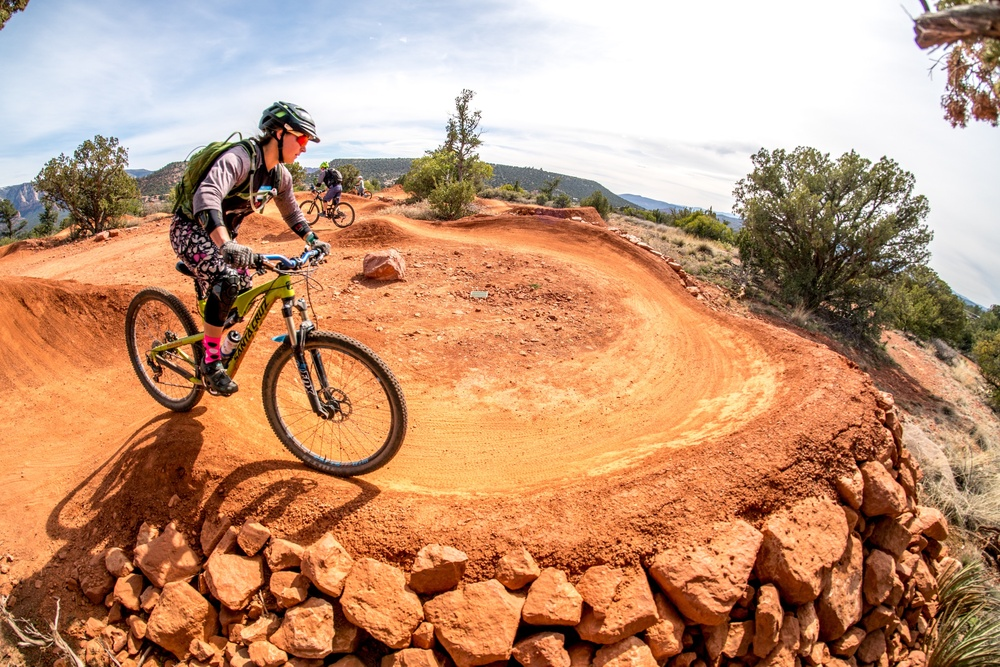
#> input picture img/1.jpg, 1000 x 667 px, shrunk from 3000 x 2000 before the run
$ python power_low_transformation.py
#> lines starting #> are read from the running program, lines starting #| are printed output that depends on the picture
from PIL import Image
import numpy as np
from pylab import *
img=Image.open('../img/1.jpg')
#> img is the input picture: PIL image 1000x667 RGB; mean R, G, B 192, 147.3, 117.4
figure(1)
img.show()
img1=img.convert('L')
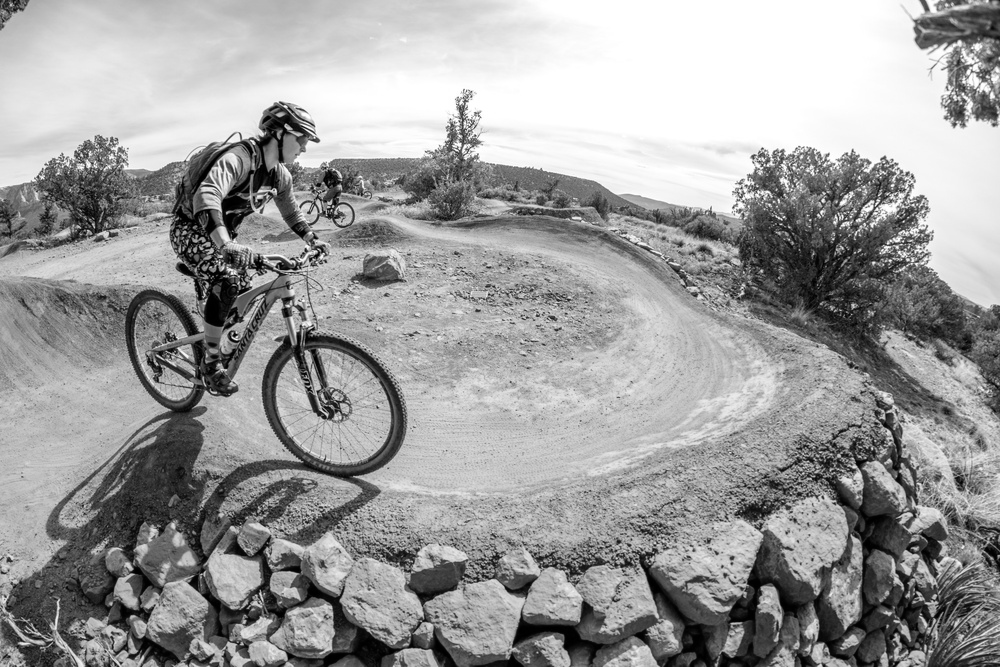
#> img1: PIL image 1000x667 L; min 0, max 255, mean 157.3
figure(2)
img1.show()
img_log=img1.point(lambda x:255*(x/255)**2)
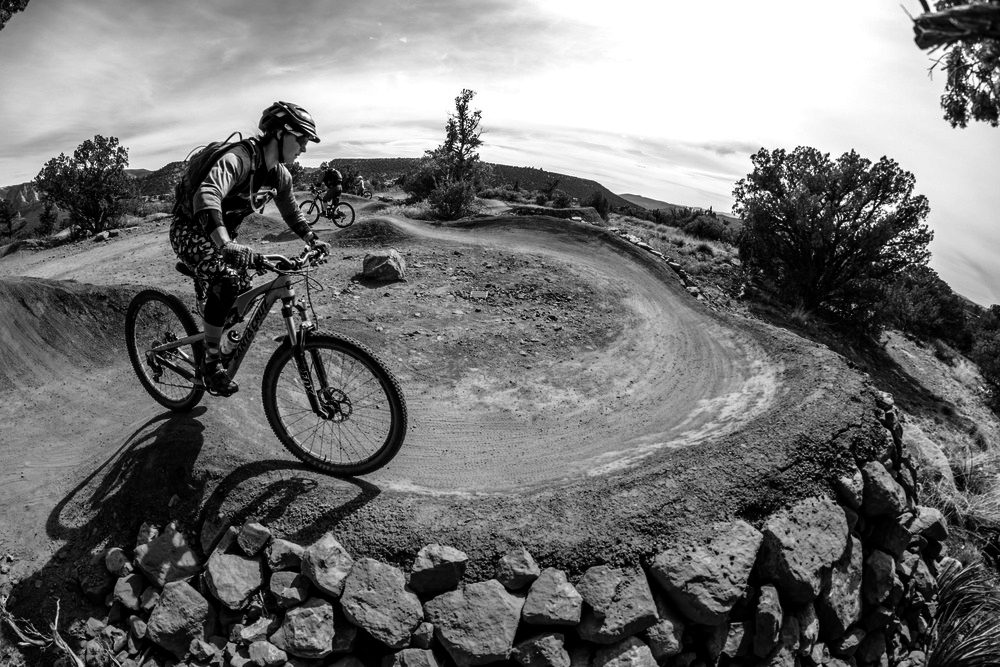
#> img_log: PIL image 1000x667 L; min 0, max 255, mean 115.8
figure(3)
img_log.show()

$ run again, with img/2.jpg copied over img/1.jpg
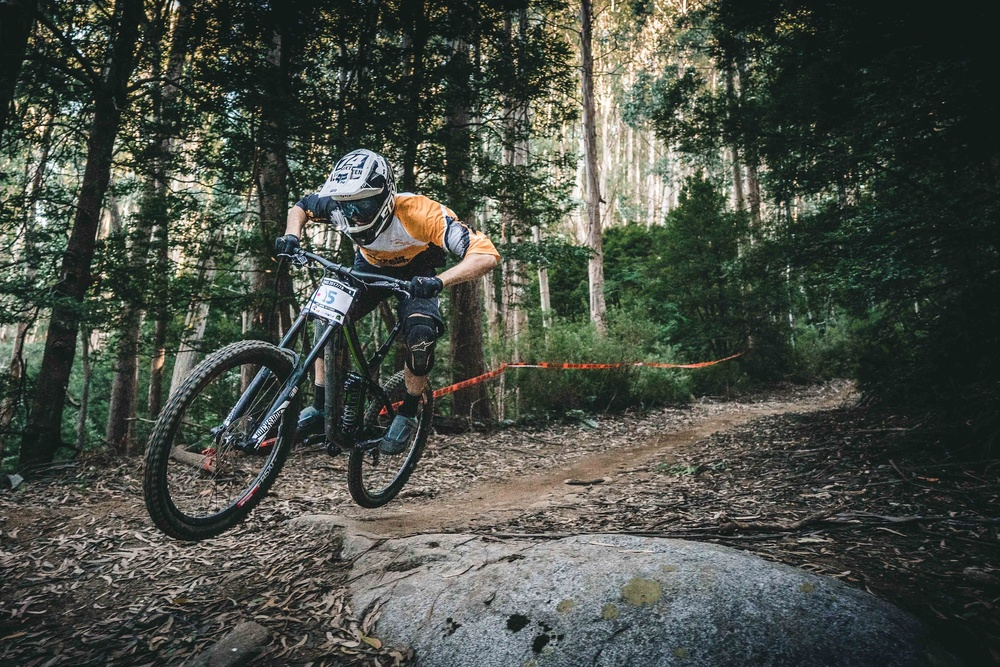
#> input picture img/2.jpg, 1000 x 667 px, shrunk from 3000 x 2001 before the run
#> img is the input picture: PIL image 1000x667 RGB; mean R, G, B 72.2, 77.4, 69.2
#> `img1=img.convert('L')`:
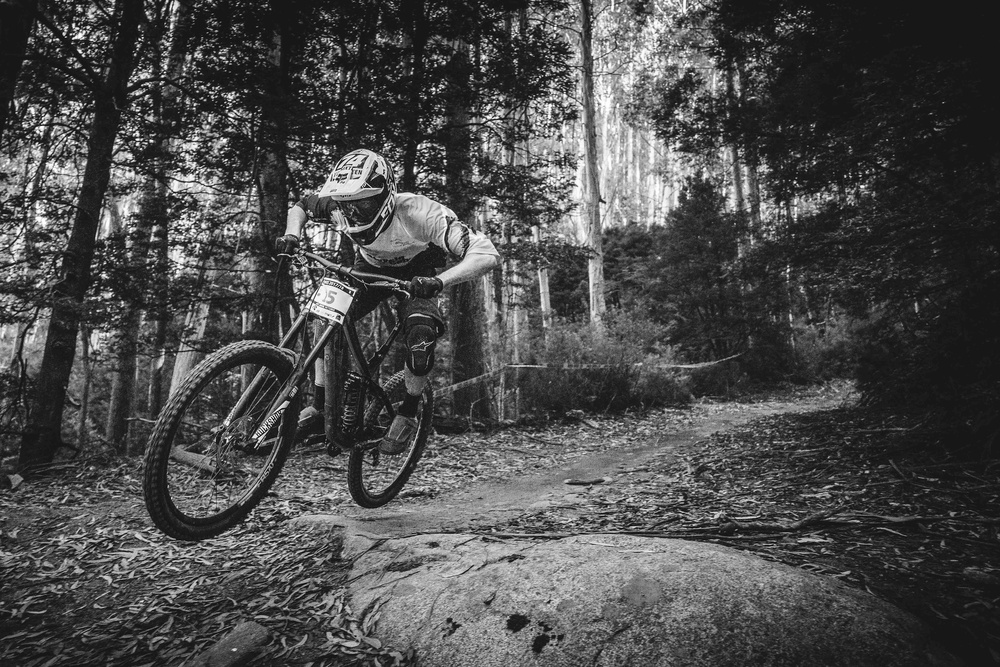
#> img1: PIL image 1000x667 L; min 1, max 255, mean 75
#> `img_log=img1.point(lambda x:255*(x/255)**2)`:
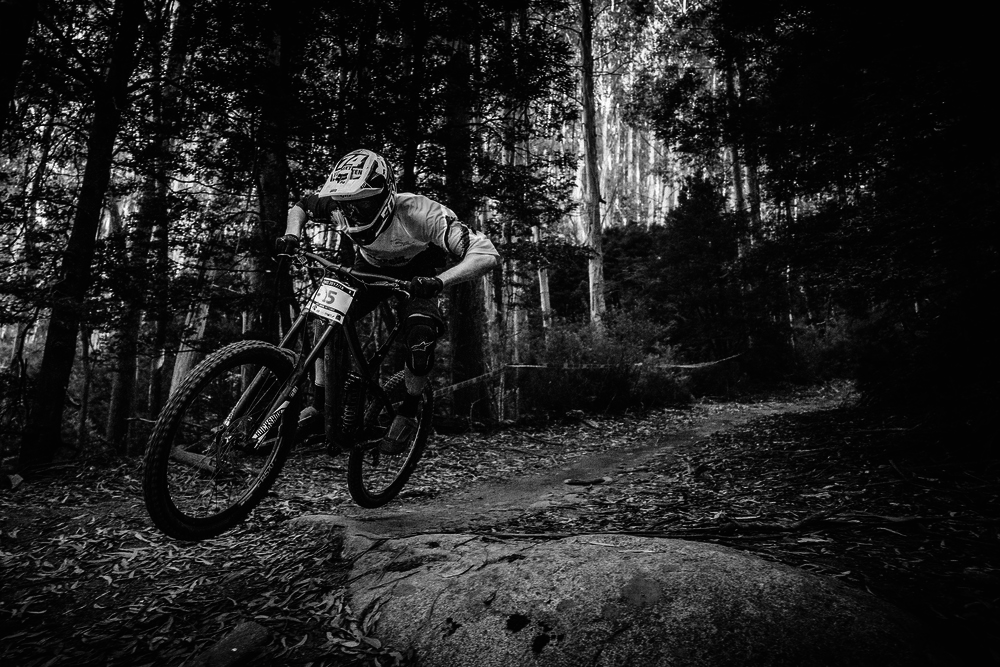
#> img_log: PIL image 1000x667 L; min 0, max 255, mean 33.5

$ run again, with img/3.jpg copied over img/1.jpg
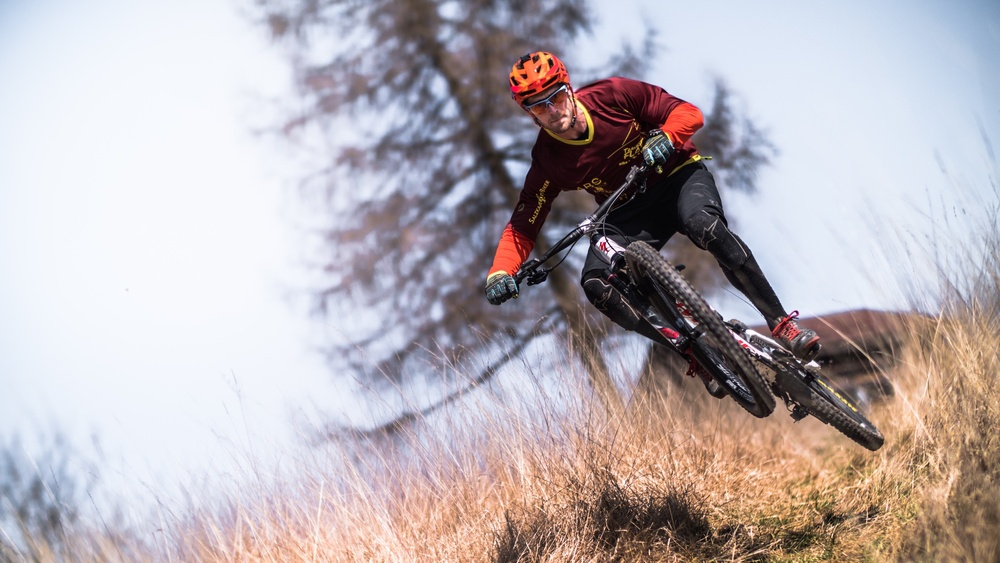
#> input picture img/3.jpg, 1000 x 563 px, shrunk from 3000 x 1688 before the run
#> img is the input picture: PIL image 1000x563 RGB; mean R, G, B 185, 176.7, 180.6
#> `img1=img.convert('L')`:
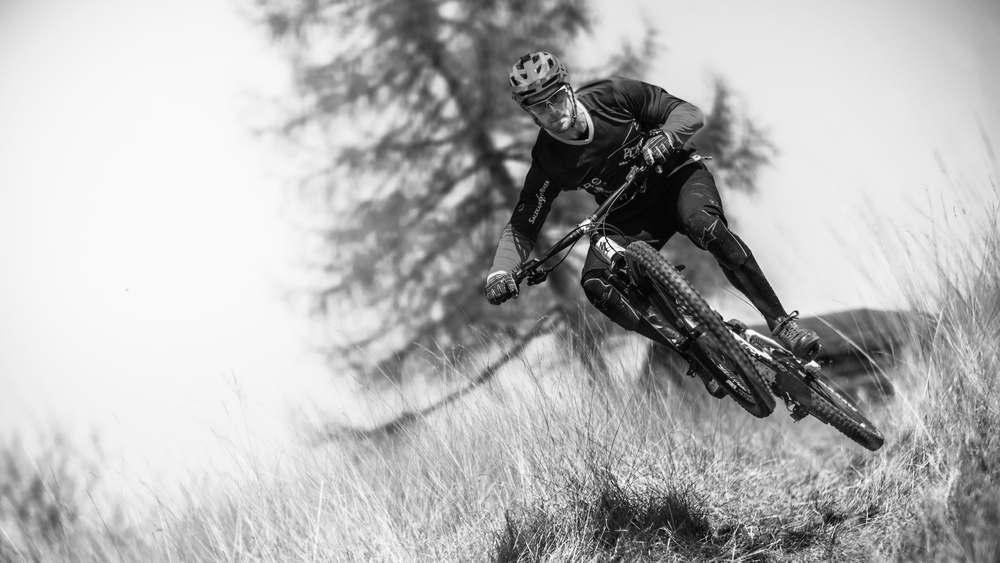
#> img1: PIL image 1000x563 L; min 0, max 254, mean 179.6
#> `img_log=img1.point(lambda x:255*(x/255)**2)`:
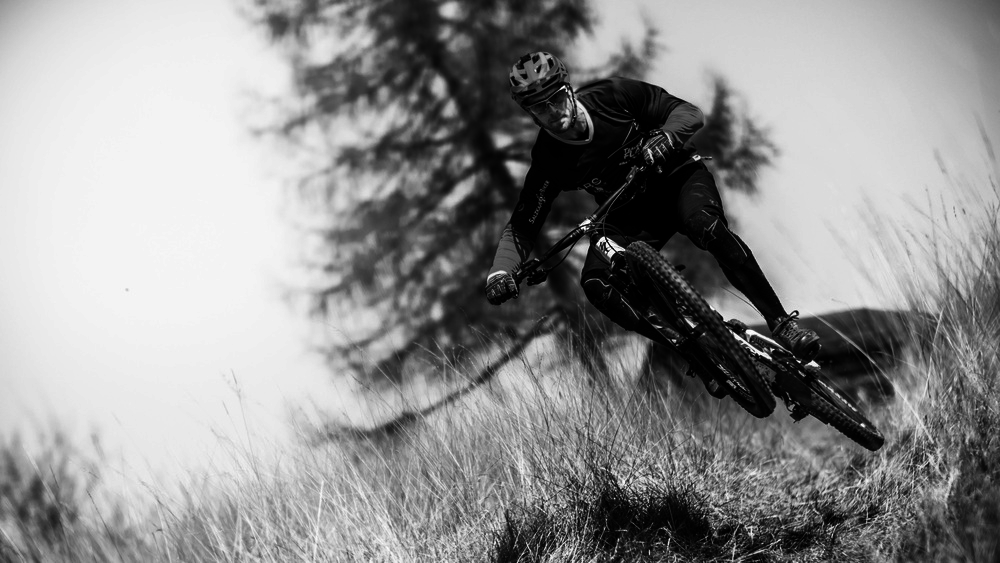
#> img_log: PIL image 1000x563 L; min 0, max 253, mean 144.6

$ run again, with img/4.jpg copied over img/1.jpg
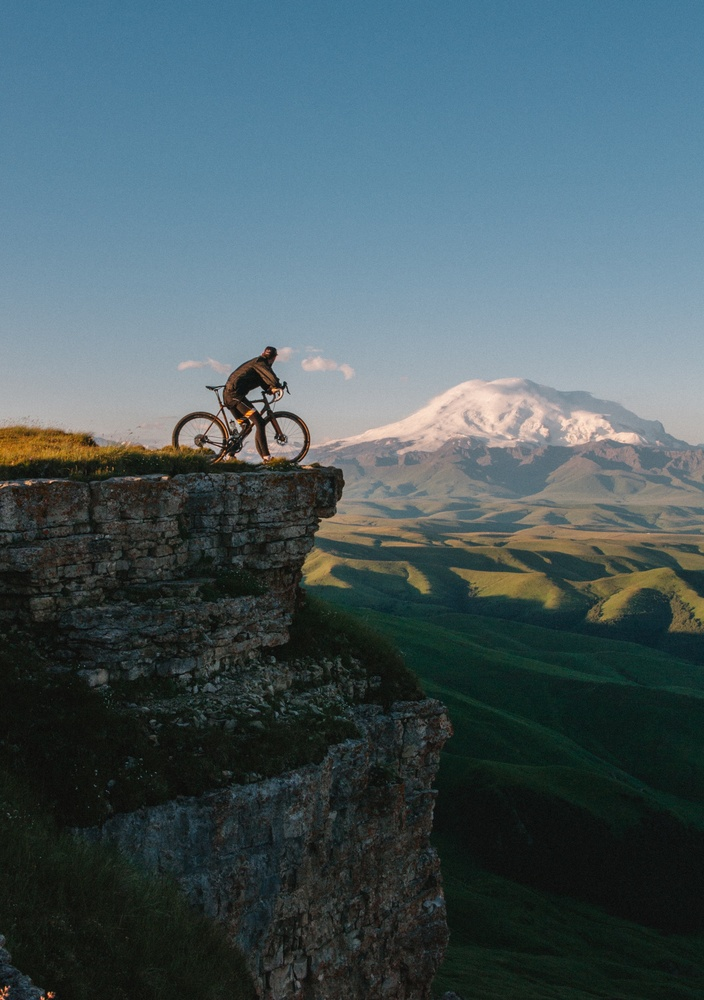
#> input picture img/4.jpg, 704 x 1000 px, shrunk from 3000 x 4260 before the run
#> img is the input picture: PIL image 704x1000 RGB; mean R, G, B 72.1, 90.2, 95.9
#> `img1=img.convert('L')`:
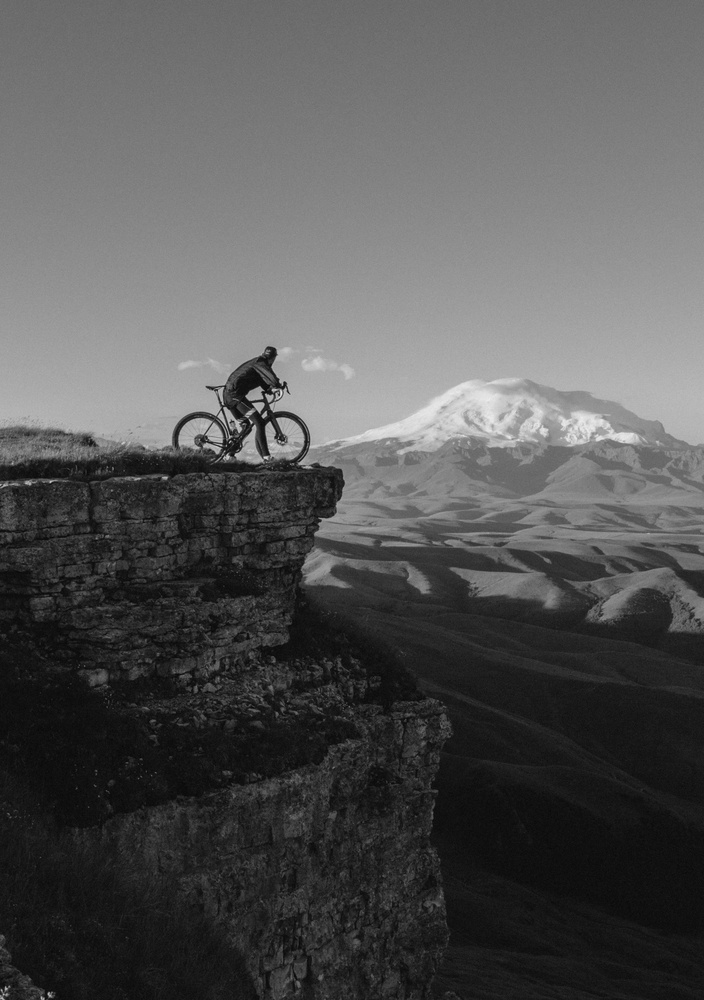
#> img1: PIL image 704x1000 L; min 5, max 237, mean 85.4
#> `img_log=img1.point(lambda x:255*(x/255)**2)`:
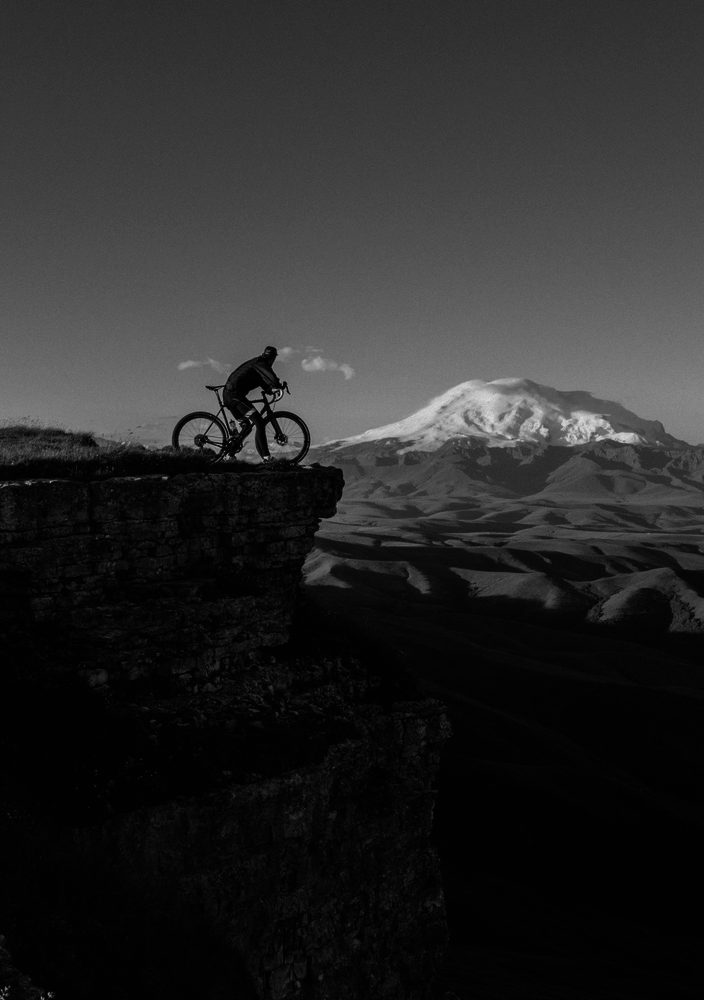
#> img_log: PIL image 704x1000 L; min 0, max 220, mean 40.9
